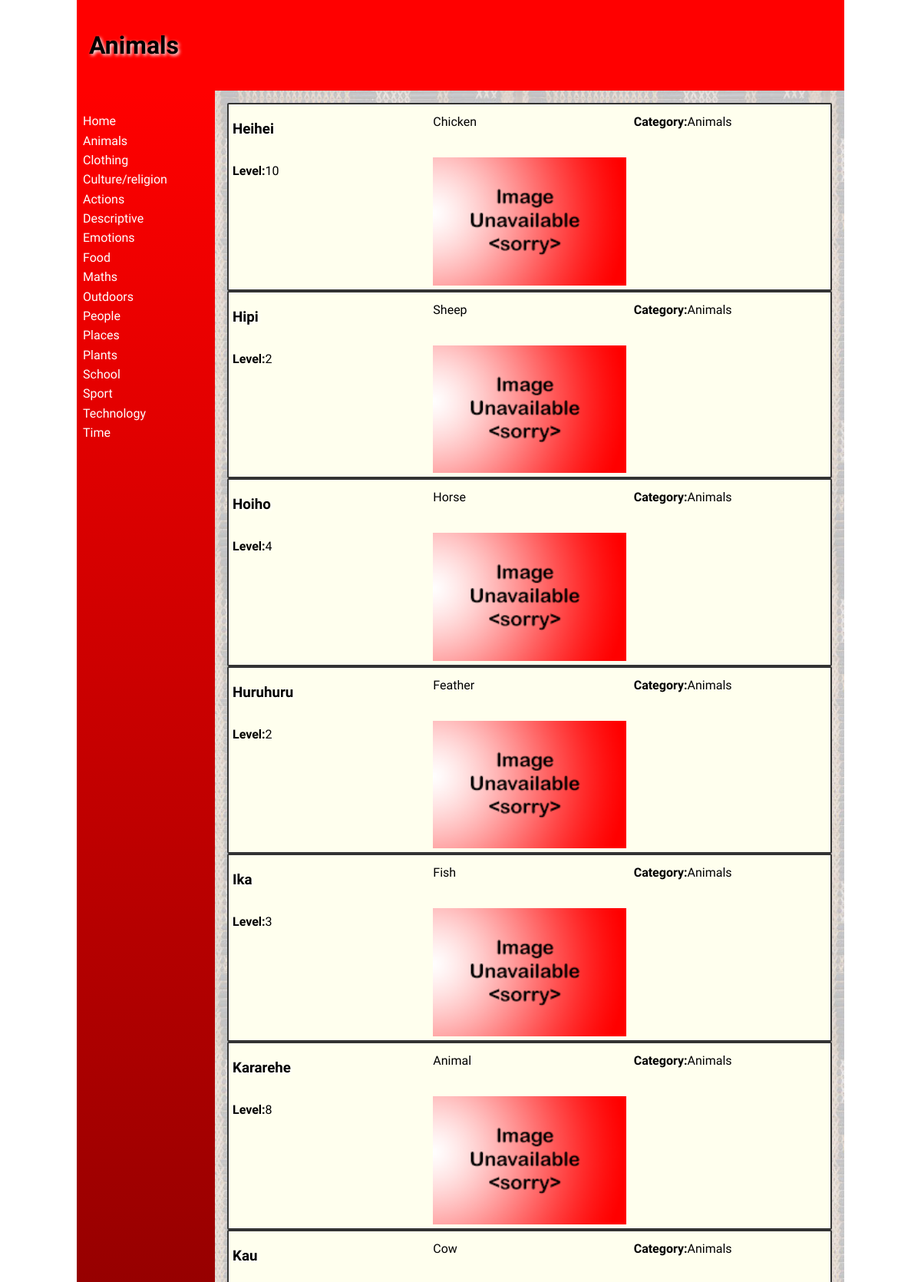
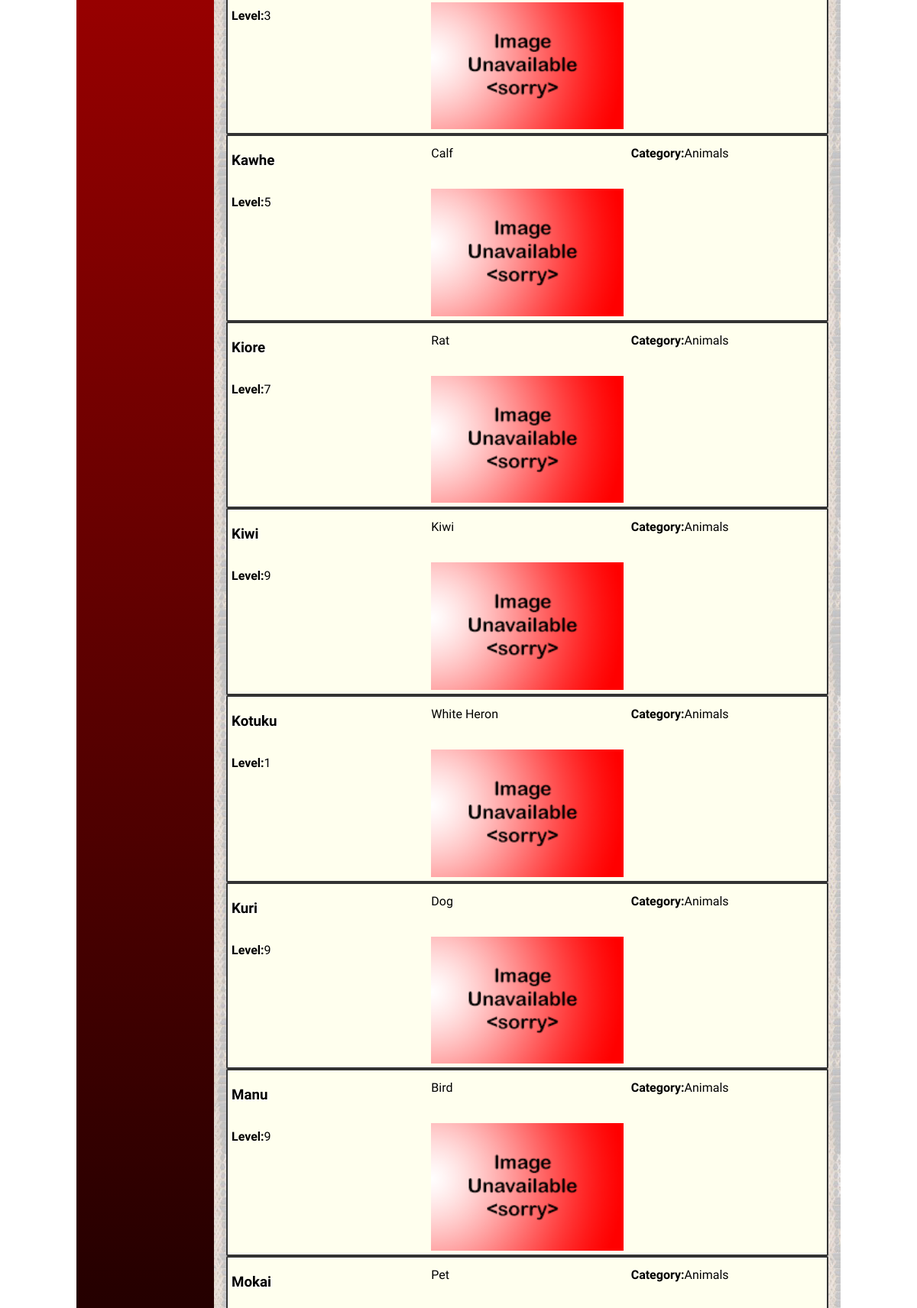
/categorypage?category=1 (upper part), run on the app's committed database (2 pictures, top to bottom).
### tables this page shows
CREATE TABLE "category"
(
	categoryid INTEGER
		constraint category_pk
			primary key autoincrement,
	category varchar(30)
);

CREATE TABLE "dictionary_values"
(
	id INTEGER
		constraint dictionary_values_pk
			primary key autoincrement,
	maori varchar(60),
	english varchar(100),
	category INTEGER,
	definition varchar(500),
	level INTEGER,
	picture varchar(15),
	userid INTEGER,
	date_modified char(8)
);

### app.py (the view)
@app.route('/categorypage') # Cateogory Page
def render_categorypage():
    categoryid = request.args.get("category") #Gets the categroy from the URL argument in the link.
    con = create_connection("maori_dictionary.db") # Gets all the words in that category and puts them into "words".
    query = "SELECT id, maori, english, category, definition, level, picture FROM dictionary_values WHERE category=?"
    cur = con.cursor()
    cur.execute(query, (categoryid,))
    words = cur.fetchall()
    print(words)
    con.close()
    con = create_connection("maori_dictionary.db") # Gets category data for this category and sends it to the HTML.
    query = "SELECT categoryid, category  FROM category WHERE categoryid=?"
    cur = con.cursor()
    cur.execute(query, (categoryid,))
    categoryname = cur.fetchall()[0]
    con.close()
    return return_page('categorypage.html', words=words, category=categoryname, logged_in=is_logged_in()) # Renders the category page and sends info to HTML.

### app.py (called while the page is built)
def create_connection(db_file): # This function is used to make a connection with the database.
    try:                        #It is used when ever I do a query.
        connection = sqlite3.connect(db_file)
        return connection
    except Error as e:
        print(e)

def return_page(page, **extras): # This function does the rendering of the webpages. It allows me to pass through all of the cateogory information to all the pages.
    con = create_connection("maori_dictionary.db") # Makes connection and executes query to get category information.
    query = "SELECT categoryid, category  FROM category"
    cur = con.cursor()
    cur.execute(query)
    categorylist = dict(cur.fetchall())
    print(categorylist)
    con.close
    return render_template(page, categories=categorylist, **extras) # Renders all the webpages and sends category information.

def is_logged_in(): # Checks if and user is logged in.
    if session.get("email") is None:
        print("not logged in")
        return False
    else:
        print("logged in")
        return True

### templates/categorypage.html (shortened to what this page needs)
{% extends 'base.html' %}
{% block heading %}
    <p align="centre">{{ category[1]|title }}</p>
{% endblock %}
{% block main %}
    {% if words|length == 0 %}
        <p>
            There is no words in this category. Please add some using the addword button on the home page.
        </p>
    {% else %}
        {% for word in words %}
             <div class="word-box" onclick="window.location = '/wordpage?word={{ word[0] }}&category={{ categoryname }}'">
                <h3>{{ word[1]|title }}</h3>
                <p>{{ word[2]|title }}</p>
                <p><strong>Category:</strong>{{ category[1]|title }}</p>
                <p><strong>Level:</strong>{{ word[5] }}</p>
                <img src="static/images/{{ word[6] }}.png">
            </div>
        {% endfor %}
    {% endif %}
{% endblock %}

### templates/base.html (shortened to what this page needs)
<!doctype html>
<html lang="en">
<head>
	<link href="{{ url_for('static', filename='css/style.css') }}" rel="stylesheet">
</head>
<body>
	<div id="container">
		<header>
			<h1>{% block heading %}{% endblock %}</h1>
		</header>
		<nav>
			<ul>
                <li><a href="\">Home</a></li>
                {% for id, category in categories.items() %}
                    <li><a href="/categorypage?category={{ id }}">{{ category|title }}</a></li>
                {% endfor %}
			</ul>
		</nav>
		<main>
            {% block main%}{% endblock %}
        </main>
	</div>
</body>
</html>

### static/css/style.css (style rules this page uses)
* { font-family: Comfortaa, sans-serif; margin: 0; padding: 0; box-sizing: border-box; }
#container { display: grid; grid-template-columns: 75px auto; grid-template-areas: 'nav header' 'main main' 'footer footer'; }
header { grid-area: header; background-color: #f00; padding: 1rem; }
nav { grid-area: nav; }
main { grid-area: main; padding: 1rem; background-color: #edd; }
h1, h2, h3, h4 { padding: 1rem 0; font-family: 'Suez One', serif; color: #000; text-shadow: 2px 2px 4px #fff; }
p { padding: 0.5rem 0; }
a { color: #222; }
img { width: 100%; }
@media only screen and (min-width: 768px) { #container { grid-template-columns: 180px auto; grid-template-areas: 'header header' 'nav main' 'footer footer'; } }
@media only screen and (min-width: 768px) { nav { background: linear-gradient(180deg, rgba(255,0,0,1) 0%, rgba(0, 0, 0, 1) 50%, rgba(255,0,0,1) 100%); padding: 0.5rem; } }
@media only screen and (min-width: 768px) { nav ul { list-style: none; } }
@media only screen and (min-width: 768px) { nav li { padding: 0.2rem 0; } }
@media only screen and (min-width: 768px) { nav a { color: #fff; text-decoration: none; } }
@media only screen and (min-width: 768px) { main { background-image: url('/poutama.jpg'); } }
@media only screen and (min-width: 1000px) { #container { width: 1000px; margin: auto; } }
@media only screen and (min-width: 1000px) { .word-box { background-color: #ffe; padding:5px; border: 2px solid #333; border-radius: 2px; display: grid; grid-template-columns: 1fr 1fr 1fr; grid-column-gap: 10px; grid-row-gap: 10px; } }

### data on the page
category: category "Animals"
category: category "Clothing"
category: category "Culture/religion"
category: category "Actions"
category: category "Descriptive"
category: category "Emotions"
category: category "Food"
category: category "Maths"
category: category "Outdoors"
category: category "People"
category: category "Places"
category: category "Plants"
category: category "School"
category: category "Sport"
category: category "Technology"
category: category "Time"
dictionary_values: maori "Heihei", english "Chicken", level "10", picture (placeholder picture)
dictionary_values: maori "Hipi", english "Sheep", level "2", picture (placeholder picture)
dictionary_values: maori "Hoiho", english "Horse", level "4", picture (placeholder picture)
dictionary_values: maori "Huruhuru", english "Feather", level "2", picture (placeholder picture)
dictionary_values: maori "Ika", english "Fish", level "3", picture (placeholder picture)
dictionary_values: maori "Kararehe", english "Animal", level "8", picture (placeholder picture)
dictionary_values: maori "Kau", english "Cow", level "3", picture (placeholder picture)
dictionary_values: maori "Kawhe", english "Calf", level "5", picture (placeholder picture)
dictionary_values: maori "Kiore", english "Rat", level "7", picture (placeholder picture)
dictionary_values: maori "Kiwi", english "Kiwi", level "9", picture (placeholder picture)
dictionary_values: maori "Kotuku", english "White Heron", level "1", picture (placeholder picture)
dictionary_values: maori "Kuri", english "Dog", level "9", picture (placeholder picture)
dictionary_values: maori "Manu", english "Bird", level "9", picture (placeholder picture)
dictionary_values: maori "Mokai", english "Pet"
